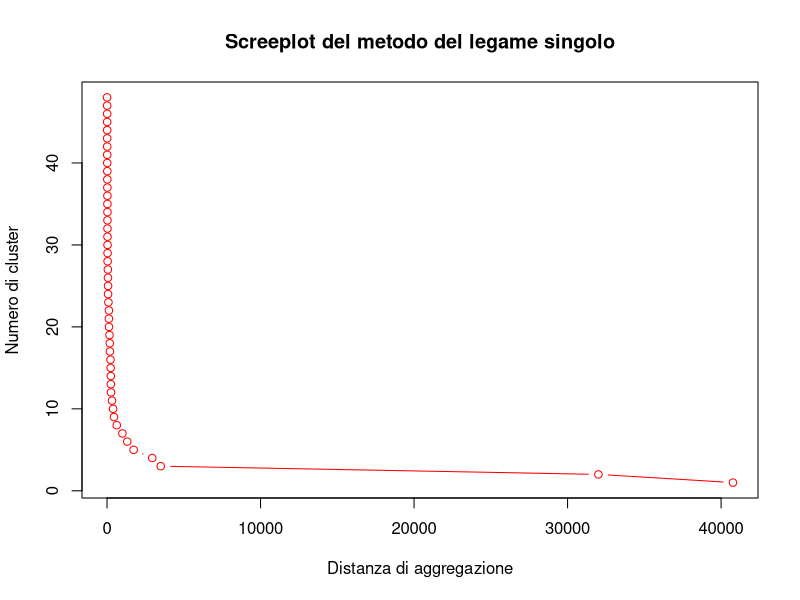
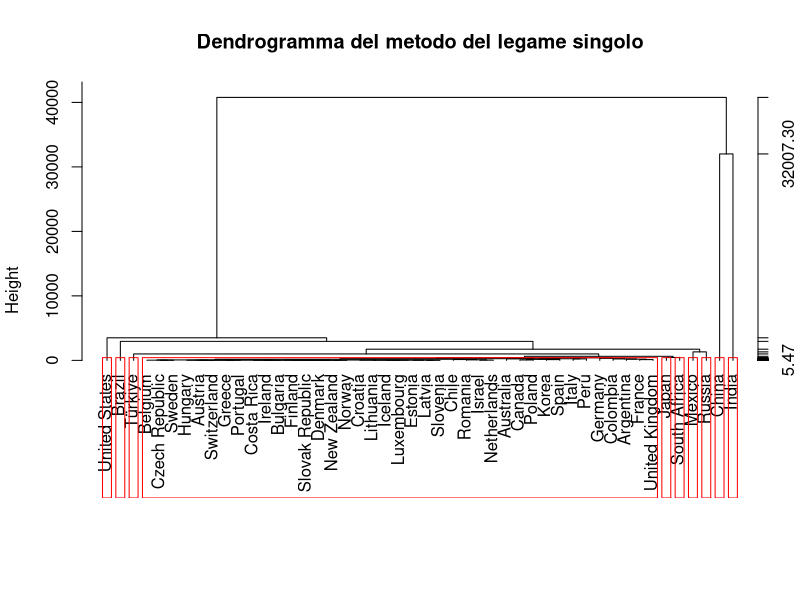
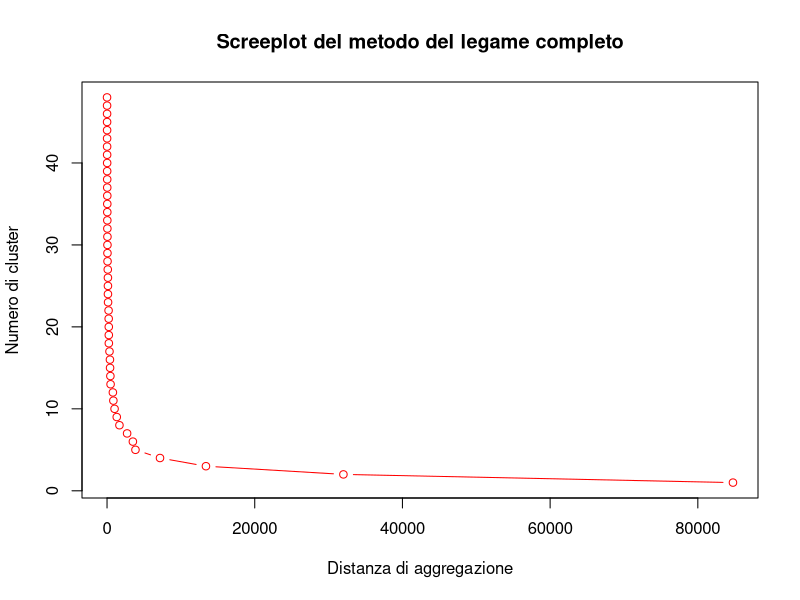
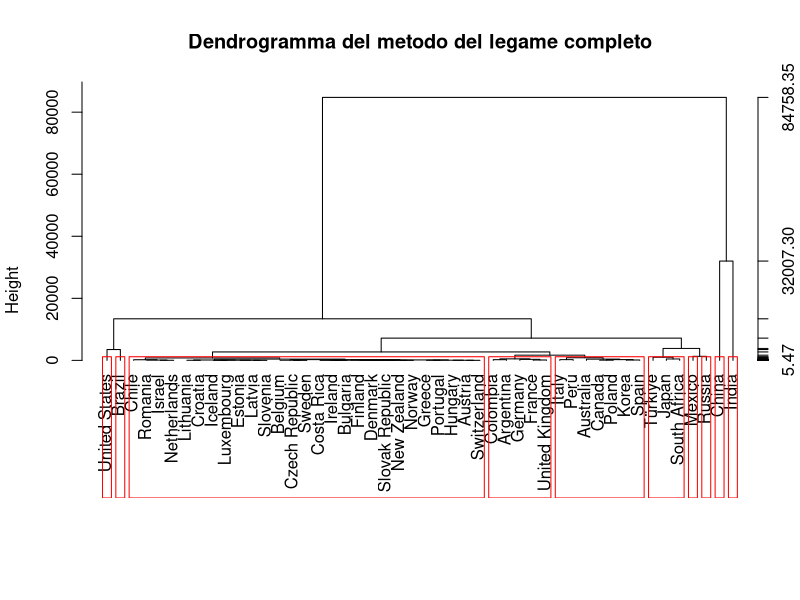
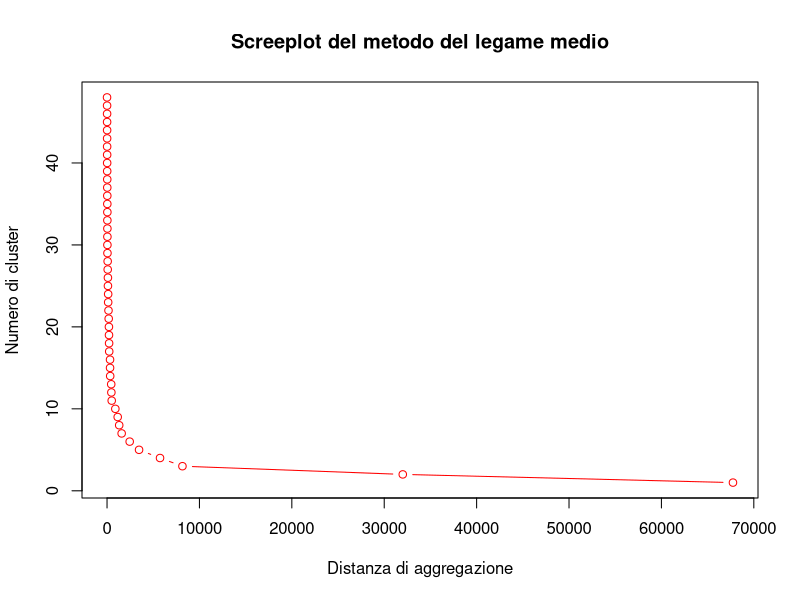
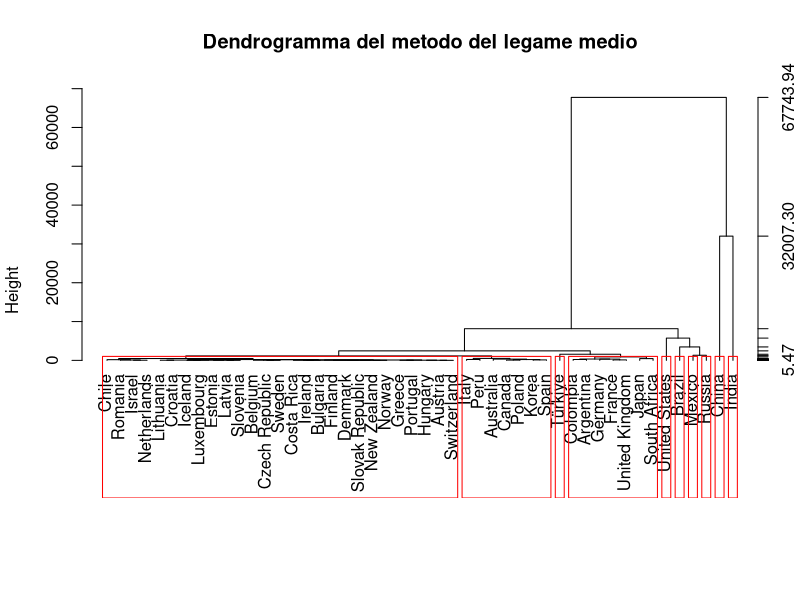
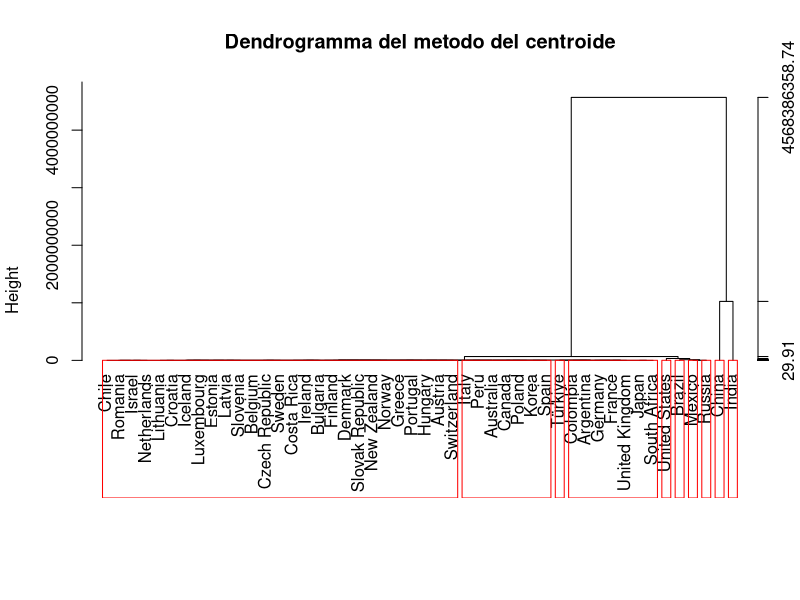
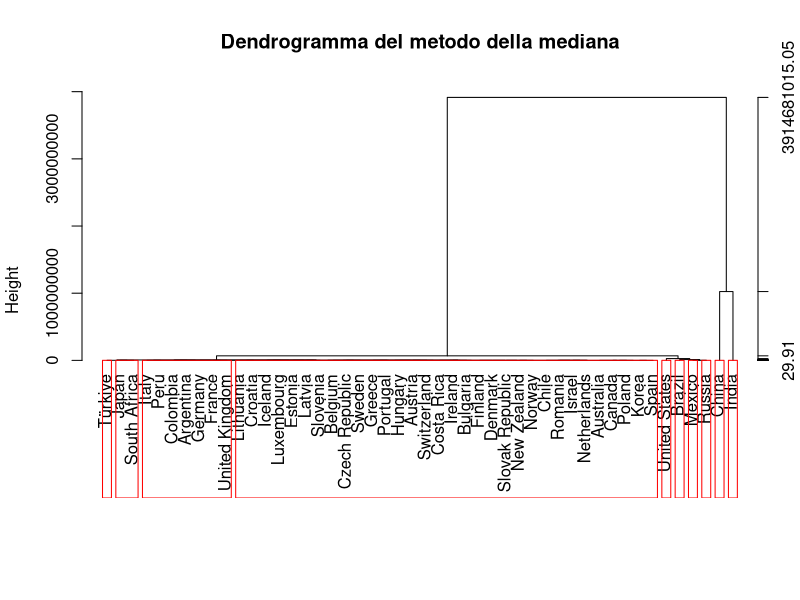

Here is the R script that generated these plots, in order:
# CLUSTERING SUL DATASET DELLE NASCITE
# Author: Daniela Amendola

library(readxl)
library(openxlsx)

data <- read_excel("dataset_puliti/nascite_arrotondato.xlsx")

View(data)

# Si estraggono dal datafram i nomi dei Paesi
nome_paesi <- data$Country
nome_paesi <- sub(" \\(People's Republic of\\)", "", data$Country) # Modifico il nome della Cina

# Si imposta l'opzione per evitare la notazione scientifica nei grafici
options(scipen = 999)

################################################################################
#------------------------- Matrice delle distanze -----------------------------#
################################################################################

# Si calcola la matrice delle distanze tramite la metrica euclidea
distanzaEuclidea <- dist(data[, -1], method = "euclidean")
distanzaEuclidea

# Si converte la matrice delle distanze in un dataframe
distanzaEuclidea_df <- as.data.frame(as.matrix(distanzaEuclidea))

# Si aggiungono i nomi dei Paesi alle righe e alle colonne
rownames(distanzaEuclidea_df) <- nome_paesi
colnames(distanzaEuclidea_df) <- nome_paesi

View(distanzaEuclidea_df)

# Si salva la matrice delle distanze euclidee in un file Excel
write.xlsx(distanzaEuclidea_df, "matrice_distanze_nascite.xlsx", rowNames = TRUE)

################################################################################
#----------------------- Misura di non omogeneità totale ----------------------#
################################################################################

n <- nrow(data[, -1]) # numero di righe nel df
WI <- cov(data[, -1]) # matrice di covarianza
HI <- (n - 1)* WI # matrice di non omogeneità statistica

trHI <- sum(diag(HI)) # misura di non omogeneita’ statistica 
trHI

################################################################################
# ---------------------------- Metodi gerarchici ------------------------------#
################################################################################

#------------ Metodo del legame singolo ------------#
hls_singolo <- hclust(distanzaEuclidea, method = "single")

# Si realizza lo screeplot per vedere il numero di cluster consigliato
plot(c(0, hls_singolo$height), 
     seq(48,1),
     type = "b", 
     main = "Screeplot del metodo del legame singolo", 
     sub = "",
     xlab = "Distanza di aggregazione",
     ylab = "Numero di cluster",
     col = "red")

c(0, hls_singolo$height) # Consigliato 3 cluster

#----- Misure di non omogeneità statistiche
# Si taglia il dendrogramma in 3 cluster
taglio_singolo <- cutree(hls_singolo, k = 3, h = NULL)

# Numeri di elementi dei gruppi
num_gruppi_singolo <- table(taglio_singolo)

# Lista di indici per i gruppi
taglioList_singolo <- list(taglio_singolo)

agvar_singolo <- aggregate(data[, -1], taglioList_singolo, var)[, -1]

# Gruppo 1
trH1 <- (num_gruppi_singolo[[1]] - 1) * sum(agvar_singolo[1, ])
if(is.na(trH1))
  trH1 <- 0
trH1

# Gruppo 2
trH2 <- (num_gruppi_singolo[[2]] - 1) * sum(agvar_singolo[2, ])
if(is.na(trH2))
  trH2 <- 0
trH2

# Gruppo 3
trH3 <- (num_gruppi_singolo[[3]] - 1) * sum(agvar_singolo[3, ])
if(is.na(trH3))
  trH3 <- 0
trH3

# Si calcola la misura di non omogeneità interna (within)
trWithin <- trH1 + trH2 + trH3 
trWithin

# Si calcola la misura di non omogeneita’ tra i cluster (between)
trBetween <- trHI - trWithin
trBetween/trHI # 0.9659548

#-------- Si Prova con 5 cluster
taglio_singolo <- cutree(hls_singolo, k = 5, h = NULL)

# Numeri di elementi dei gruppi
num_gruppi_singolo <- table(taglio_singolo)

# Lista di indici per i gruppi
taglioList_singolo <- list(taglio_singolo)

agvar_singolo <- aggregate(data[, -1], taglioList_singolo, var)[, -1]

# Gruppo 1
trH1 <- (num_gruppi_singolo[[1]] - 1) * sum(agvar_singolo[1, ])
if(is.na(trH1))
  trH1 <- 0
trH1

# Gruppo 2
trH2 <- (num_gruppi_singolo[[2]] - 1) * sum(agvar_singolo[2, ])
if(is.na(trH2))
  trH2 <- 0
trH2

# Gruppo 3
trH3 <- (num_gruppi_singolo[[3]] - 1) * sum(agvar_singolo[3, ])
if(is.na(trH3))
  trH3 <- 0
trH3

# Gruppo 4
trH4 <- (num_gruppi_singolo[[4]] - 1) * sum(agvar_singolo[4, ])
if(is.na(trH4))
  trH4 <- 0
trH4

# Gruppo 5
trH5 <- (num_gruppi_singolo[[5]] - 1) * sum(agvar_singolo[5, ])
if(is.na(trH5))
  trH5 <- 0
trH5

# Si calcola la misura di non omogeneità interna (within)
trWithin <- trH1 + trH2 + trH3 + trH4 + trH5 
trWithin

# Si calcola la misura di non omogeneita’ tra i cluster (between)
trBetween <- trHI - trWithin 
trBetween/trHI # 0.9882972

# ------- Si Prova con 10 cluster
taglio_singolo <- cutree(hls_singolo, k = 10, h = NULL)

# Numeri di elementi dei gruppi
num_gruppi_singolo <- table(taglio_singolo)

# Lista di indici per i gruppi
taglioList_singolo <- list(taglio_singolo)

agvar_singolo <- aggregate(data[, -1], taglioList_singolo, var)[, -1]

# Gruppo 1
trH1 <- (num_gruppi_singolo[[1]] - 1) * sum(agvar_singolo[1, ])
if(is.na(trH1))
  trH1 <- 0
trH1

# Gruppo 2
trH2 <- (num_gruppi_singolo[[2]] - 1) * sum(agvar_singolo[2, ])
if(is.na(trH2))
  trH2 <- 0
trH2

# Gruppo 3
trH3 <- (num_gruppi_singolo[[3]] - 1) * sum(agvar_singolo[3, ])
if(is.na(trH3))
  trH3 <- 0
trH3

# Gruppo 4
trH4 <- (num_gruppi_singolo[[4]] - 1) * sum(agvar_singolo[4, ])
if(is.na(trH4))
  trH4 <- 0
trH4

# Gruppo 5
trH5 <- (num_gruppi_singolo[[5]] - 1) * sum(agvar_singolo[5, ])
if(is.na(trH5))
  trH5 <- 0
trH5

# Gruppo 6
trH6 <- (num_gruppi_singolo[[6]] - 1) * sum(agvar_singolo[6, ])
if(is.na(trH6))
  trH6 <- 0
trH6

# Gruppo 7
trH7 <- (num_gruppi_singolo[[7]] - 1) * sum(agvar_singolo[7, ])
if(is.na(trH7))
  trH7 <- 0
trH7

# Gruppo 8
trH8 <- (num_gruppi_singolo[[8]] - 1) * sum(agvar_singolo[8, ])
if(is.na(trH8))
  trH8 <- 0
trH8

# Gruppo 9
trH9 <- (num_gruppi_singolo[[9]] - 1) * sum(agvar_singolo[9, ])
if(is.na(trH9))
  trH9 <- 0
trH9

# Gruppo 10
trH10 <- (num_gruppi_singolo[[10]] - 1) * sum(agvar_singolo[10, ])
if(is.na(trH10))
  trH10 <- 0
trH10

# Si calcola la misura di non omogeneità interna (within)
trWithin <- trH1 + trH2 + trH3 + trH4 + trH5 + trH6 + trH7 + trH8 + trH9 + trH10 
trWithin

# Si calcola la misura di non omogeneita’ tra i cluster (between)
trBetween <- trHI - trWithin
trBetween/trHI # 0.997217

#---------Dendrogramma
# Si visualizza il dendrogramma con 10 cluster
plot(hls_singolo, 
     hang = -1,
     main = "Dendrogramma del metodo del legame singolo", 
     sub = "",
     xlab = "",
     labels = nome_paesi)
axis(side = 4, at = round(hls_singolo$height, 2))

# Si inseriscono i rettangoli per i cluster
rect.hclust(hls_singolo, k = 10, border = "red")


#------------ Metodo del legame completo ------------#
hlc_completo <- hclust(distanzaEuclidea, method = "complete")

# Si realizza lo screeplot per vedere il numero di cluster consigliato
plot(c(0, hlc_completo$height), 
     seq(48,1),
     type = "b", 
     main = "Screeplot del metodo del legame completo", 
     sub = "",
     xlab = "Distanza di aggregazione",
     ylab = "Numero di cluster",
     col = "red")

c(0, hlc_completo$height) # Consigliato 2 cluster

#----- Misure di non omogeneità statistiche
# Si taglia il dendrogramma in 2 cluster
taglio_completo <- cutree(hlc_completo, k = 2, h = NULL)

# Numeri di elementi dei gruppi
num_gruppi_completo <- table(taglio_completo)

# Lista di indici per i gruppi
taglioList_completo <- list(taglio_completo)

agvar_completo <- aggregate(data[, -1], taglioList_completo, var)[, -1]

# Gruppo 1
trH1 <- (num_gruppi_completo[[1]] - 1) * sum(agvar_completo[1, ])
if(is.na(trH1))
  trH1 <- 0
trH1

# Gruppo 2
trH2 <- (num_gruppi_completo[[2]] - 1) * sum(agvar_completo[1, ])
if(is.na(trH2))
  trH2 <- 0
trH2

# Si calcola la misura di non omogeneità interna (within)
trWithin <- trH1 + trH2
trWithin

# Calculo la misura di non omogeneita’ tra i cluster (between)
trBetween <- trHI - trWithin 
trBetween/trHI # 0.9651982

#-------- Si Prova con 5 cluster
# Si taglia il dendrogramma in 5 cluster
taglio_completo <- cutree(hlc_completo, k = 5, h = NULL)

# Numeri di elementi dei gruppi
num_gruppi_completo <- table(taglio_completo)

# Lista di indici per i gruppi
taglioList_completo <- list(taglio_completo)

agvar_completo <- aggregate(data[, -1], taglioList_completo, var)[, -1]

# Gruppo 1
trH1 <- (num_gruppi_completo[[1]] - 1) * sum(agvar_completo[1, ])
if(is.na(trH1))
  trH1 <- 0
trH1

# Gruppo 2
trH2 <- (num_gruppi_completo[[2]] - 1) * sum(agvar_completo[1, ])
if(is.na(trH2))
  trH2 <- 0
trH2

# Gruppo 3
trH3 <- (num_gruppi_completo[[3]] - 1) * sum(agvar_completo[1, ])
if(is.na(trH3))
  trH3 <- 0
trH3

# Gruppo 4
trH4 <- (num_gruppi_completo[[4]] - 1) * sum(agvar_completo[1, ])
if(is.na(trH4))
  trH4 <- 0
trH4

# Gruppo 5
trH5 <- (num_gruppi_completo[[5]] - 1) * sum(agvar_completo[1, ])
if(is.na(trH5))
  trH5 <- 0
trH5

# Si calcola la misura di non omogeneità interna (within)
trWithin <- trH1 + trH2 + trH3 + trH4 + trH5 
trWithin

# Si calcola la misura di non omogeneità tra i cluster (between)
trBetween <- trHI - trWithin
trBetween/trHI # 0.9968508

#-------- Si Prova con 10 cluster
# Si taglia il dendrogramma in 10 cluster
taglio_completo <- cutree(hlc_completo, k = 10, h = NULL)

# Numeri di elementi dei gruppi
num_gruppi_completo <- table(taglio_completo)

# Lista di indici per i gruppi
taglioList_completo <- list(taglio_completo)

agvar_completo <- aggregate(data[, -1], taglioList_completo, var)[, -1]

# Gruppo 1
trH1 <- (num_gruppi_completo[[1]] - 1) * sum(agvar_completo[1, ])
if(is.na(trH1))
  trH1 <- 0
trH1

# Gruppo 2
trH2 <- (num_gruppi_completo[[2]] - 1) * sum(agvar_completo[1, ])
if(is.na(trH2))
  trH2 <- 0
trH2

# Gruppo 3
trH3 <- (num_gruppi_completo[[3]] - 1) * sum(agvar_completo[1, ])
if(is.na(trH3))
  trH3 <- 0
trH3

# Gruppo 4
trH4 <- (num_gruppi_completo[[4]] - 1) * sum(agvar_completo[1, ])
if(is.na(trH4))
  trH4 <- 0
trH4

# Gruppo 5
trH5 <- (num_gruppi_completo[[5]] - 1) * sum(agvar_completo[1, ])
if(is.na(trH5))
  trH5 <- 0
trH5

# Gruppo 6
trH6 <- (num_gruppi_completo[[6]] - 1) * sum(agvar_completo[1, ])
if(is.na(trH6))
  trH6 <- 0
trH6

# Gruppo 7
trH7 <- (num_gruppi_completo[[7]] - 1) * sum(agvar_completo[1, ])
if(is.na(trH7))
  trH7 <- 0
trH7

# Gruppo 8
trH8 <- (num_gruppi_completo[[8]] - 1) * sum(agvar_completo[1, ])
if(is.na(trH8))
  trH8 <- 0
trH8

# Gruppo 9
trH9 <- (num_gruppi_completo[[9]] - 1) * sum(agvar_completo[1, ])
if(is.na(trH9))
  trH9 <- 0
trH9

# Gruppo 10
trH10 <- (num_gruppi_completo[[10]] - 1) * sum(agvar_completo[1, ])
if(is.na(trH10))
  trH10 <- 0
trH10

# Si calcola la misura di non omogeneità interna (within)
trWithin <- trH1 + trH2 + trH3 + trH4 + trH5 + trH6 + trH7 + trH8 + trH9 + trH10
trWithin

# Si calcola la misura di non omogeneità tra i cluster (between)
trBetween <- trHI - trWithin
trBetween/trHI # 0.9996666

#-------- Dendrogramma
# Si visualizza il dendrogramma con 10 cluster
plot(hlc_completo, 
     hang = -1,
     main = "Dendrogramma del metodo del legame completo", 
     sub = "",
     xlab = "",
     labels = nome_paesi)
axis(side = 4, at = round(hlc_completo$height, 2))

# Si inseriscono i rettangoli per i cluster
rect.hclust(hlc_completo, k = 10, border = "red")

#------------ Metodo del legame medio ------------#
hlm_medio <- hclust(distanzaEuclidea, method = "average")

# Si realizza lo screeplot per vedere il numero di cluster consigliato
plot(c(0, hlm_medio$height), 
     seq(48,1),
     type = "b", 
     main = "Screeplot del metodo del legame medio", 
     sub = "",
     xlab = "Distanza di aggregazione",
     ylab = "Numero di cluster",
     col = "red")

c(0, hlm_medio$height) # Consigliato 2 cluster

#----- Misure di non omogeneità statistiche
# Si taglia il dendrogramma in 2 cluster
taglio_medio <- cutree(hlm_medio, k = 2, h = NULL)

# Numeri di elementi dei gruppi
num_gruppi_medio <- table(taglio_medio)

# Lista di indici per i gruppi
taglioList_medio <- list(taglio_medio)

agvar_medio <- aggregate(data[, -1], taglioList_medio, var)[, -1]

# Gruppo 1
trH1 <- (num_gruppi_medio[[1]] - 1) * sum(agvar_medio[1, ])
if(is.na(trH1))
  trH1 <- 0
trH1

# Gruppo 2
trH2 <- (num_gruppi_medio[[2]] - 1) * sum(agvar_medio[1, ])
if(is.na(trH2))
  trH2 <- 0
trH2

# Si calcola la misura di non omogeneità interna (within)
trWithin <- trH1 + trH2 
trWithin

# Si calcola la misura di non omogeneità tra i cluster (between)
trBetween <- trHI - trWithin
trBetween/trHI # 0.9651982

#-------- Si Prova con 5 cluster
# Si taglia il dendrogramma in 5 cluster
taglio_medio <- cutree(hlm_medio, k = 5, h = NULL)

# Numeri di elementi dei gruppi
num_gruppi_medio <- table(taglio_medio)

# Lista di indici per i gruppi
taglioList_medio <- list(taglio_medio)

agvar_medio <- aggregate(data[, -1], taglioList_medio, var)[, -1]

# Gruppo 1
trH1 <- (num_gruppi_medio[[1]] - 1) * sum(agvar_medio[1, ])
if(is.na(trH1))
  trH1 <- 0
trH1

# Gruppo 2
trH2 <- (num_gruppi_medio[[2]] - 1) * sum(agvar_medio[1, ])
if(is.na(trH2))
  trH2 <- 0
trH2

# Gruppo 3
trH3 <- (num_gruppi_medio[[3]] - 1) * sum(agvar_medio[1, ])
if(is.na(trH3))
  trH3 <- 0
trH3

# Gruppo 4
trH4 <- (num_gruppi_medio[[4]] - 1) * sum(agvar_medio[1, ])
if(is.na(trH4))
  trH4 <- 0
trH4

# Gruppo 5
trH5 <- (num_gruppi_medio[[5]] - 1) * sum(agvar_medio[1, ])
if(is.na(trH5))
  trH5 <- 0
trH5

# Si calcola la misura di non omogeneità interna (within)
trWithin <- trH1 + trH2 + trH3 + trH4 + trH5 
trWithin

# Si calcola la misura di non omogeneità tra i cluster (between)
trBetween <- trHI - trWithin
trBetween/trHI # 0.9944106

#-------- Si Prova con 10 cluster
# Si taglia il dendrogramma in 10 cluster
taglio_medio <- cutree(hlm_medio, k = 10, h = NULL)

# Numeri di elementi dei gruppi
num_gruppi_medio <- table(taglio_medio)

# Lista di indici per i gruppi
taglioList_medio <- list(taglio_medio)

agvar_medio <- aggregate(data[, -1], taglioList_medio, var)[, -1]

# Gruppo 1
trH1 <- (num_gruppi_medio[[1]] - 1) * sum(agvar_medio[1, ])
if(is.na(trH1))
  trH1 <- 0
trH1

# Gruppo 2
trH2 <- (num_gruppi_medio[[2]] - 1) * sum(agvar_medio[1, ])
if(is.na(trH2))
  trH2 <- 0
trH2

# Gruppo 3
trH3 <- (num_gruppi_medio[[3]] - 1) * sum(agvar_medio[1, ])
if(is.na(trH3))
  trH3 <- 0
trH3

# Gruppo 4
trH4 <- (num_gruppi_medio[[4]] - 1) * sum(agvar_medio[1, ])
if(is.na(trH4))
  trH4 <- 0
trH4

# Gruppo 5
trH5 <- (num_gruppi_medio[[5]] - 1) * sum(agvar_medio[1, ])
if(is.na(trH5))
  trH5 <- 0
trH5

# Gruppo 6
trH6 <- (num_gruppi_medio[[6]] - 1) * sum(agvar_medio[1, ])
if(is.na(trH6))
  trH6 <- 0
trH6

# Gruppo 7
trH7 <- (num_gruppi_medio[[7]] - 1) * sum(agvar_medio[1, ])
if(is.na(trH7))
  trH7 <- 0
trH7

# Gruppo 8
trH8 <- (num_gruppi_medio[[8]] - 1) * sum(agvar_medio[1, ])
if(is.na(trH8))
  trH8 <- 0
trH8

# Gruppo 9
trH9 <- (num_gruppi_medio[[9]] - 1) * sum(agvar_medio[1, ])
if(is.na(trH9))
  trH9 <- 0
trH9

# Gruppo 10
trH10 <- (num_gruppi_medio[[10]] - 1) * sum(agvar_medio[1, ])
if(is.na(trH10))
  trH10 <- 0
trH10

# Si calcola la misura di non omogeneità interna (within)
trWithin <- trH1 + trH2 + trH3 + trH4 + trH5 + trH6 + trH7 + trH8 + trH9 + trH10 
trWithin

# Si calcola la misura di non omogeneità tra i cluster (between)
trBetween <- trHI - trWithin
trBetween/trHI # 0.9996666

#---------Dendrogramma
# Si visualizza il dendrogramma con 10 cluster
plot(hlm_medio,
     hang = -1,
     main = "Dendrogramma del metodo del legame medio", 
     sub = "",
     xlab = "",
     labels = nome_paesi)
axis(side = 4, at = round(hlm_medio$height, 2))

# Si inseriscono i rettangoli per i cluster
rect.hclust(hlm_medio, k = 10, border = "red")

#------------ Metodo del centroide ------------#
# Si calcola la matrice contenente i quadrati delle distanze euclidee
distanzaEuclidea2 <- distanzaEuclidea ^ 2

hc_centroide <- hclust(distanzaEuclidea2, method = "centroid")

#----- Misure di non omogeneità statistiche
# Si taglia il dendrogramma in 2 cluster
taglio_centroide <- cutree(hc_centroide, k = 2, h = NULL)

# Numeri di elementi dei gruppi
num_gruppi_centroide <- table(taglio_centroide)

# Lista di indici per i gruppi
taglioList_centroide <- list(taglio_centroide)

agvar_centroide <- aggregate(data[, -1], taglioList_centroide, var)[, -1]

# Gruppo 1
trH1 <- (num_gruppi_centroide[[1]] - 1) * sum(agvar_centroide[1, ])
if(is.na(trH1))
  trH1 <- 0
trH1

# Gruppo 2
trH2 <- (num_gruppi_centroide[[2]] - 1) * sum(agvar_centroide[1, ])
if(is.na(trH2))
  trH2 <- 0
trH2

# Si calcola la misura di non omogeneità interna (within)
trWithin <- trH1 + trH2 
trWithin

# Si calcola la misura di non omogeneità tra i cluster (between)
trBetween <- trHI - trWithin
trBetween/trHI # 0.9651982

#-------- Si Prova con 5 cluster
# Si taglia il dendrogramma in 5 cluster
taglio_centroide <- cutree(hc_centroide, k = 5, h = NULL)

# Numeri di elementi dei gruppi
num_gruppi_centroide <- table(taglio_centroide)

# Lista di indici per i gruppi
taglioList_centroide <- list(taglio_centroide)

agvar_centroide <- aggregate(data[, -1], taglioList_centroide, var)[, -1]

# Gruppo 1
trH1 <- (num_gruppi_centroide[[1]] - 1) * sum(agvar_centroide[1, ])
if(is.na(trH1))
  trH1 <- 0
trH1

# Gruppo 2
trH2 <- (num_gruppi_centroide[[2]] - 1) * sum(agvar_centroide[1, ])
if(is.na(trH2))
  trH2 <- 0
trH2

# Gruppo 3
trH3 <- (num_gruppi_centroide[[3]] - 1) * sum(agvar_centroide[1, ])
if(is.na(trH3))
  trH3 <- 0
trH3

# Gruppo 4
trH4 <- (num_gruppi_centroide[[4]] - 1) * sum(agvar_centroide[1, ])
if(is.na(trH4))
  trH4 <- 0
trH4

# Gruppo 5
trH5 <- (num_gruppi_centroide[[5]] - 1) * sum(agvar_centroide[1, ])
if(is.na(trH5))
  trH5 <- 0
trH5

# Si calcola la misura di non omogeneità interna (within)
trWithin <- trH1 + trH2 + trH3 + trH4 + trH5 
trWithin

# Si calcola la misura di non omogeneità tra i cluster (between)
trBetween <- trHI - trWithin
trBetween/trHI # 0.9944106

#--------- Si Prova con 10 cluster
# Si taglia il dendrogramma in 10 cluster
taglio_centroide <- cutree(hc_centroide, k = 10, h = NULL)

# Numeri di elementi dei gruppi
num_gruppi_centroide <- table(taglio_centroide)

# Lista di indici per i gruppi
taglioList_centroide <- list(taglio_centroide)

agvar_centroide <- aggregate(data[, -1], taglioList_centroide, var)[, -1]

# Gruppo 1
trH1 <- (num_gruppi_centroide[[1]] - 1) * sum(agvar_centroide[1, ])
if(is.na(trH1))
  trH1 <- 0
trH1

# Gruppo 2
trH2 <- (num_gruppi_centroide[[2]] - 1) * sum(agvar_centroide[1, ])
if(is.na(trH2))
  trH2 <- 0
trH2

# Gruppo 3
trH3 <- (num_gruppi_centroide[[3]] - 1) * sum(agvar_centroide[1, ])
if(is.na(trH3))
  trH3 <- 0
trH3

# Gruppo 4
trH4 <- (num_gruppi_centroide[[4]] - 1) * sum(agvar_centroide[1, ])
if(is.na(trH4))
  trH4 <- 0
trH4

# Gruppo 5
trH5 <- (num_gruppi_centroide[[5]] - 1) * sum(agvar_centroide[1, ])
if(is.na(trH5))
  trH5 <- 0
trH5

# Gruppo 6
trH6 <- (num_gruppi_centroide[[6]] - 1) * sum(agvar_centroide[1, ])
if(is.na(trH6))
  trH6 <- 0
trH6

# Gruppo 7
trH7 <- (num_gruppi_centroide[[7]] - 1) * sum(agvar_centroide[1, ])
if(is.na(trH7))
  trH7 <- 0
trH7

# Gruppo 8
trH8 <- (num_gruppi_centroide[[8]] - 1) * sum(agvar_centroide[1, ])
if(is.na(trH8))
  trH8 <- 0
trH8

# Gruppo 9
trH9 <- (num_gruppi_centroide[[9]] - 1) * sum(agvar_centroide[1, ])
if(is.na(trH9))
  trH9 <- 0
trH9

# Gruppo 10
trH10 <- (num_gruppi_centroide[[10]] - 1) * sum(agvar_centroide[1, ])
if(is.na(trH10))
  trH10 <- 0
trH10

# Si calcola la misura di non omogeneità interna (within)
trWithin <- trH1 + trH2 + trH3 + trH4 + trH5 + trH6 + trH7 + trH8 + trH9 + trH10 
trWithin

# Si calcola la misura di non omogeneità tra i cluster (between)
trBetween <- trHI - trWithin
trBetween/trHI # 0.9996666

#---------Dendrogramma
# Si visualizza il dendrogramma con 10 cluster
plot(hc_centroide,
     hang = -1,
     main = "Dendrogramma del metodo del centroide", 
     sub = "",
     xlab = "",
     labels = nome_paesi)
axis(side = 4, at = round(hc_centroide$height, 2))

# Si inseriscono i rettangoli per i cluster
rect.hclust(hc_centroide, k = 10, border = "red")

#------------ Metodo della mediana ------------#
hmed_mediana <- hclust(distanzaEuclidea2, method = "median")

#----- Misure di non omogeneità statistiche
# Si taglia il dendrogramma in 2 cluster
taglio_mediana <- cutree(hmed_mediana, k = 2, h = NULL)

# Numeri di elementi dei gruppi
num_gruppi_mediana <- table(taglio_mediana)

# Lista di indici per i gruppi
taglioList_mediana <- list(taglio_mediana)

agvar_mediana <- aggregate(data[, -1], taglioList_mediana, var)[, -1]

# Gruppo 1
trH1 <- (num_gruppi_mediana[[1]] - 1) * sum(agvar_mediana[1, ])
if(is.na(trH1))
  trH1 <- 0
trH1

# Gruppo 2
trH2 <- (num_gruppi_mediana[[2]] - 1) * sum(agvar_mediana[1, ])
if(is.na(trH2))
  trH2 <- 0
trH2

# Si calcola la misura di non omogeneità interna (within)
trWithin <- trH1 + trH2 
trWithin

# Si calcola la misura di non omogeneità tra i cluster (between)
trBetween <- trHI - trWithin
trBetween/trHI # 0.9651982

#--------- Si Prova con 5 cluster
# Si taglia il dendrogramma in 5 cluster
taglio_mediana <- cutree(hmed_mediana, k = 5, h = NULL)

# Numeri di elementi dei gruppi
num_gruppi_mediana <- table(taglio_mediana)

# Lista di indici per i gruppi
taglioList_mediana <- list(taglio_mediana)

agvar_mediana <- aggregate(data[, -1], taglioList_mediana, var)[, -1]

# Gruppo 1
trH1 <- (num_gruppi_mediana[[1]] - 1) * sum(agvar_mediana[1, ])
if(is.na(trH1))
  trH1 <- 0
trH1

# Gruppo 2
trH2 <- (num_gruppi_mediana[[2]] - 1) * sum(agvar_mediana[1, ])
if(is.na(trH2))
  trH2 <- 0
trH2

# Gruppo 3
trH3 <- (num_gruppi_mediana[[3]] - 1) * sum(agvar_mediana[1, ])
if(is.na(trH3))
  trH3 <- 0
trH3

# Gruppo 4
trH4 <- (num_gruppi_mediana[[4]] - 1) * sum(agvar_mediana[1, ])
if(is.na(trH4))
  trH4 <- 0
trH4

# Gruppo 5
trH5 <- (num_gruppi_mediana[[5]] - 1) * sum(agvar_mediana[1, ])
if(is.na(trH5))
  trH5 <- 0
trH5

# Si calcola la misura di non omogeneità interna (within)
trWithin <- trH1 + trH2 + trH3 + trH4 + trH5 
trWithin

# Si calcola la misura di non omogeneità tra i cluster (between)
trBetween <- trHI - trWithin
trBetween/trHI # 0.9944106

#--------- Si Prova con 10 cluster
# Si taglia il dendrogramma in 10 cluster
taglio_mediana <- cutree(hmed_mediana, k = 10, h = NULL)

# Numeri di elementi dei gruppi
num_gruppi_mediana <- table(taglio_mediana)

# Lista di indici per i gruppi
taglioList_mediana <- list(taglio_mediana)

agvar_mediana <- aggregate(data[, -1], taglioList_mediana, var)[, -1]

# Gruppo 1
trH1 <- (num_gruppi_mediana[[1]] - 1) * sum(agvar_mediana[1, ])
if(is.na(trH1))
  trH1 <- 0
trH1

# Gruppo 2
trH2 <- (num_gruppi_mediana[[2]] - 1) * sum(agvar_mediana[1, ])
if(is.na(trH2))
  trH2 <- 0
trH2

# Gruppo 3
trH3 <- (num_gruppi_mediana[[3]] - 1) * sum(agvar_mediana[1, ])
if(is.na(trH3))
  trH3 <- 0
trH3

# Gruppo 4
trH4 <- (num_gruppi_mediana[[4]] - 1) * sum(agvar_mediana[1, ])
if(is.na(trH4))
  trH4 <- 0
trH4

# Gruppo 5
trH5 <- (num_gruppi_mediana[[5]] - 1) * sum(agvar_mediana[1, ])
if(is.na(trH5))
  trH5 <- 0
trH5

# Gruppo 6
trH6 <- (num_gruppi_mediana[[6]] - 1) * sum(agvar_mediana[1, ])
if(is.na(trH6))
  trH6 <- 0
trH6

# Gruppo 7
trH7 <- (num_gruppi_mediana[[7]] - 1) * sum(agvar_mediana[1, ])
if(is.na(trH7))
  trH7 <- 0
trH7

# Gruppo 8
trH8 <- (num_gruppi_mediana[[8]] - 1) * sum(agvar_mediana[1, ])
if(is.na(trH8))
  trH8 <- 0
trH8

# Gruppo 9
trH9 <- (num_gruppi_mediana[[9]] - 1) * sum(agvar_mediana[1, ])
if(is.na(trH9))
  trH9 <- 0
trH9

# Gruppo 10
trH10 <- (num_gruppi_mediana[[10]] - 1) * sum(agvar_mediana[1, ])
if(is.na(trH10))
  trH10 <- 0
trH10

# Si calcola la misura di non omogeneità interna (within)
trWithin <- trH1 + trH2 + trH3 + trH4 + trH5 + trH6 + trH7 + trH8 + trH9 + trH10 
trWithin

# Si calcola la misura di non omogeneità esterna (between)
trBetween <- trHI - trWithin
trBetween/trHI # 0.9992951

#-------- Dendrogramma
# Si visualizza il dendrogramma con 10 cluster
plot(hmed_mediana, 
     hang = -1,
     main = "Dendrogramma del metodo della mediana", 
     sub = "",
     xlab = "",
     labels = nome_paesi)
axis(side = 4, at = round(hmed_mediana$height, 2))

# Si inseriscono i rettangoli per i cluster
rect.hclust(hmed_mediana, k = 10, border = "red")


################################################################################
# -------------------------- Metodi non gerarchici ----------------------------#
################################################################################

# ------------ k-means ------------#
# Visti i risultati precedenti si sceglie di calcolare il k-means con 10 cluster
km <- kmeans(data[, -1], centers = 10, iter.max = 15, nstart = 10)
km

# Si crea un dataframe associando il numero del cluster al nome del paese
associazioni <- data.frame(Numero = km$cluster, Paese = nome_paesi)

# Si visualizza il dataframe
View(associazioni)

# Si calcola la misura di non omogeneità totale
km$totss # 9594970616

# Si calcola la misura di non omoegeneità interna (within)
km$tot.withinss # 10951176

# Si calcola la misura di non omogeneità esterna (between)
km$betweenss/km$totss # 0.9988587



